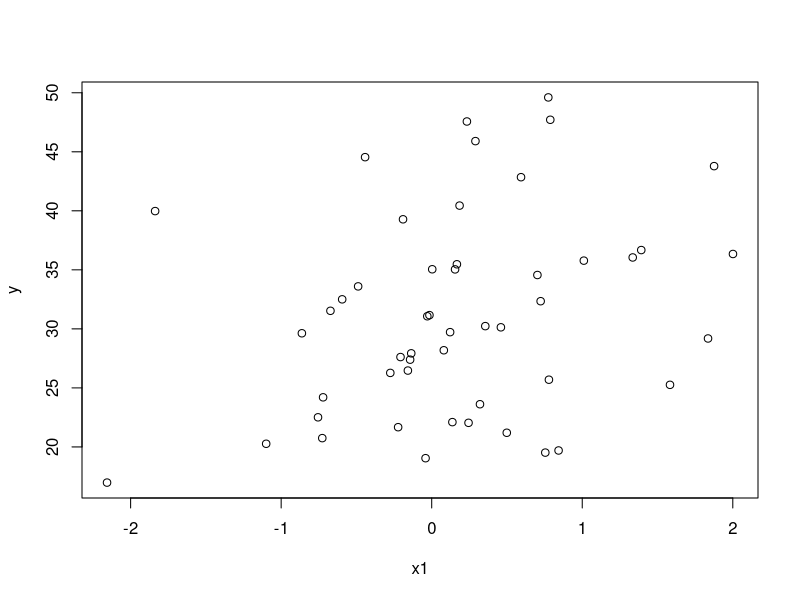
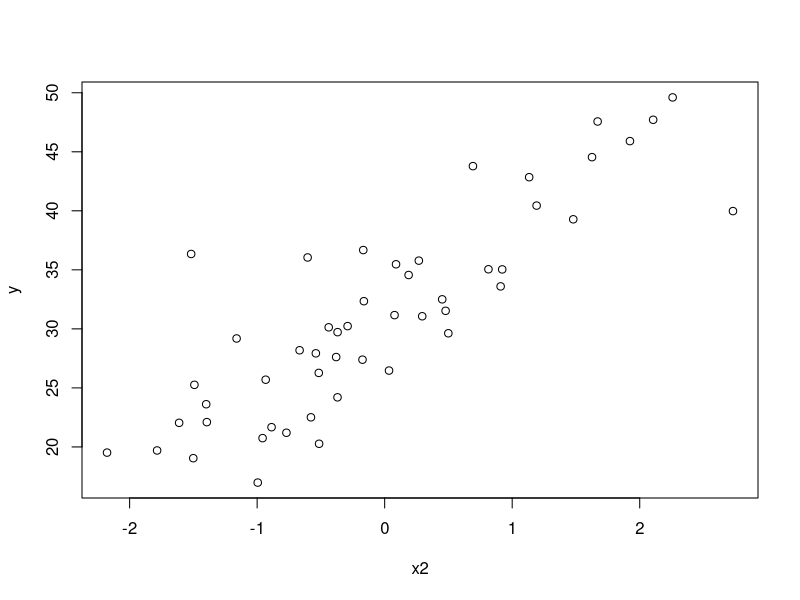

Reproduce these figures in R, in order. (Note: this script raises an error after producing the figures.)
set.seed(33)
x1 = rnorm(50)
x2 = rnorm(50)
e = rnorm(50, sd =2)
y = 30 + 5*x1 + 7*x2 + e

plot(x1, y); plot(x2,y)
cor(x1,y); cor(x2,y)

mod = lm()
y_hat = fitted(mod)
plot(y_hat, df$y, xlab = "Fitted y", ylab = "True y")

cor(mtcars$mpg, mtcars$hp)
cor(mtcars$mpg, mtcars$wt)

model = lm(mpg ~ hp + wt, data = mtcars)
y_hat = fitted(model)
plot(model)

qqplot(model)
qqline(model)

#MLR

model = lm(mpg ~ hp + wt, data = mtcars)
plot(model)
summary(model)
confint(model)

model = lm(mpg ~ hp + wt, data = mtcars)
df.car = data.frame(hp = 270, wt = 4)
predict(model, newdata = df.car, interval = "prediction", level = 0.95)
